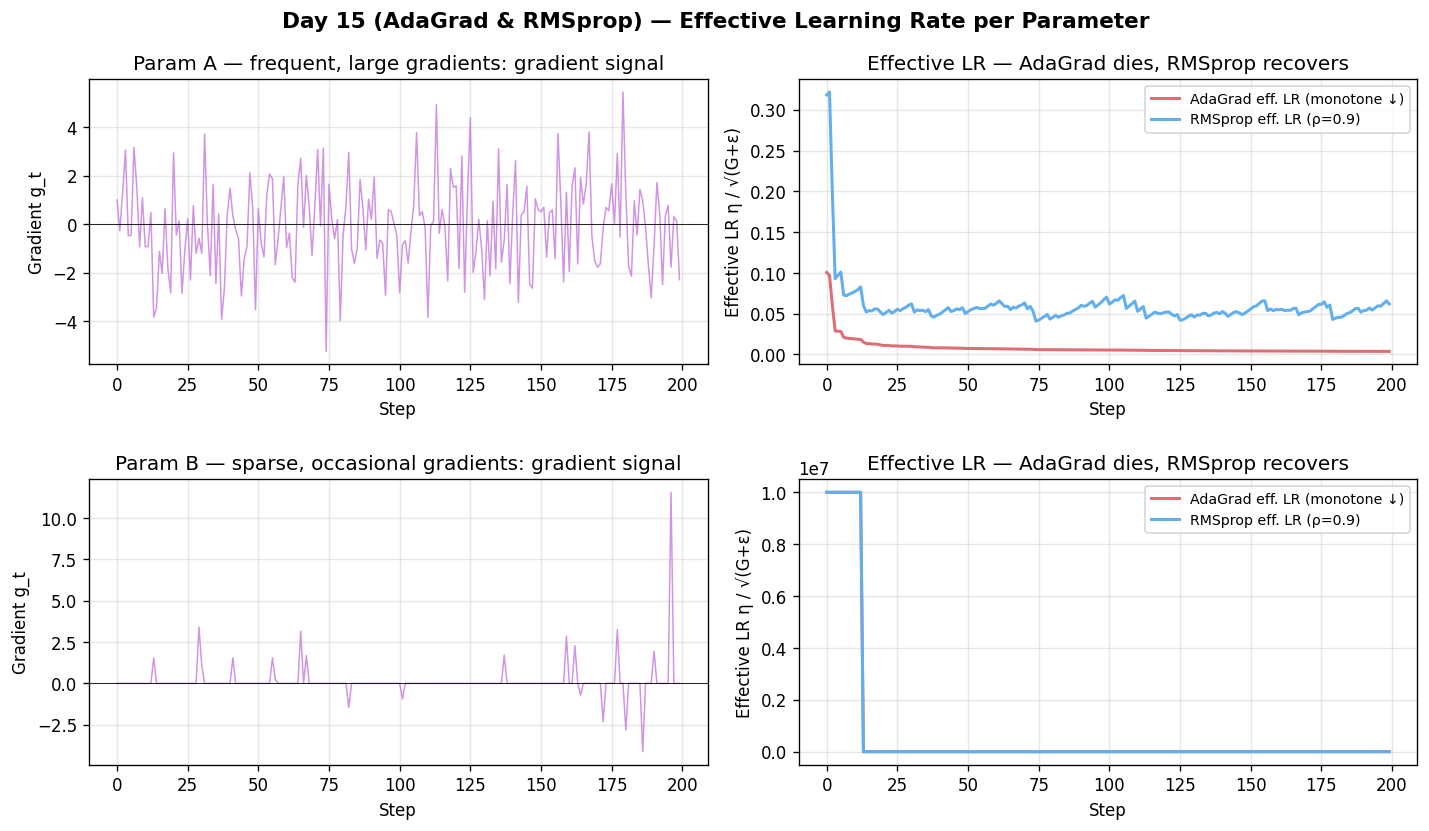

Reproduce this figure in Python.
import numpy as np
import matplotlib.pyplot as plt

np.random.seed(42)
# Simulate per-parameter effective LR for AdaGrad vs RMSprop
# Parameter A: frequent large gradients; Parameter B: rare small gradients
steps = 200
lr = 0.1; rho = 0.9; eps = 1e-8

# Parameter A — large gradients (g ~ N(0, 4))
ga = np.random.randn(steps) * 2.0
# Parameter B — sparse gradients (mostly 0, occasional spike)
gb = np.zeros(steps)
gb[np.random.choice(steps, 20, replace=False)] = np.random.randn(20) * 3

def adagrad_lr(grads, lr, eps):
    G = 0.0; eff_lrs = []
    for g in grads:
        G += g**2
        eff_lrs.append(lr / (np.sqrt(G) + eps))
    return np.array(eff_lrs)

def rmsprop_lr(grads, lr, rho, eps):
    v = 0.0; eff_lrs = []
    for g in grads:
        v = rho * v + (1 - rho) * g**2
        eff_lrs.append(lr / (np.sqrt(v) + eps))
    return np.array(eff_lrs)

eff_ada_a = adagrad_lr(ga, lr, eps)
eff_rms_a = rmsprop_lr(ga, lr, rho, eps)
eff_ada_b = adagrad_lr(gb, lr, eps)
eff_rms_b = rmsprop_lr(gb, lr, rho, eps)

fig, axes = plt.subplots(2, 2, figsize=(12, 7))
fig.suptitle("Day 15 (AdaGrad & RMSprop) — Effective Learning Rate per Parameter", fontsize=13, fontweight="bold")

for row, (grads, ada, rms, tag) in enumerate([
    (ga, eff_ada_a, eff_rms_a, "Param A — frequent, large gradients"),
    (gb, eff_ada_b, eff_rms_b, "Param B — sparse, occasional gradients"),
]):
    ax_g = axes[row][0]
    ax_g.plot(grads, color="#c678dd", linewidth=0.9, alpha=0.8)
    ax_g.axhline(0, color="k", linewidth=0.5)
    ax_g.set_xlabel("Step"); ax_g.set_ylabel("Gradient g_t")
    ax_g.set_title(f"{tag}: gradient signal")
    ax_g.grid(True, alpha=0.3)

    ax_lr = axes[row][1]
    ax_lr.plot(ada, color="#e06c75", linewidth=1.8, label="AdaGrad eff. LR (monotone ↓)")
    ax_lr.plot(rms, color="#61afef", linewidth=1.8, label=f"RMSprop eff. LR (ρ={rho})")
    ax_lr.set_xlabel("Step"); ax_lr.set_ylabel("Effective LR η / √(G+ε)")
    ax_lr.set_title(f"Effective LR — AdaGrad dies, RMSprop recovers")
    ax_lr.legend(fontsize=8.5); ax_lr.grid(True, alpha=0.3)

plt.tight_layout()
plt.savefig("graph_DAY_15b.png", dpi=120, bbox_inches="tight")
print("graph_DAY_15b.png saved")
